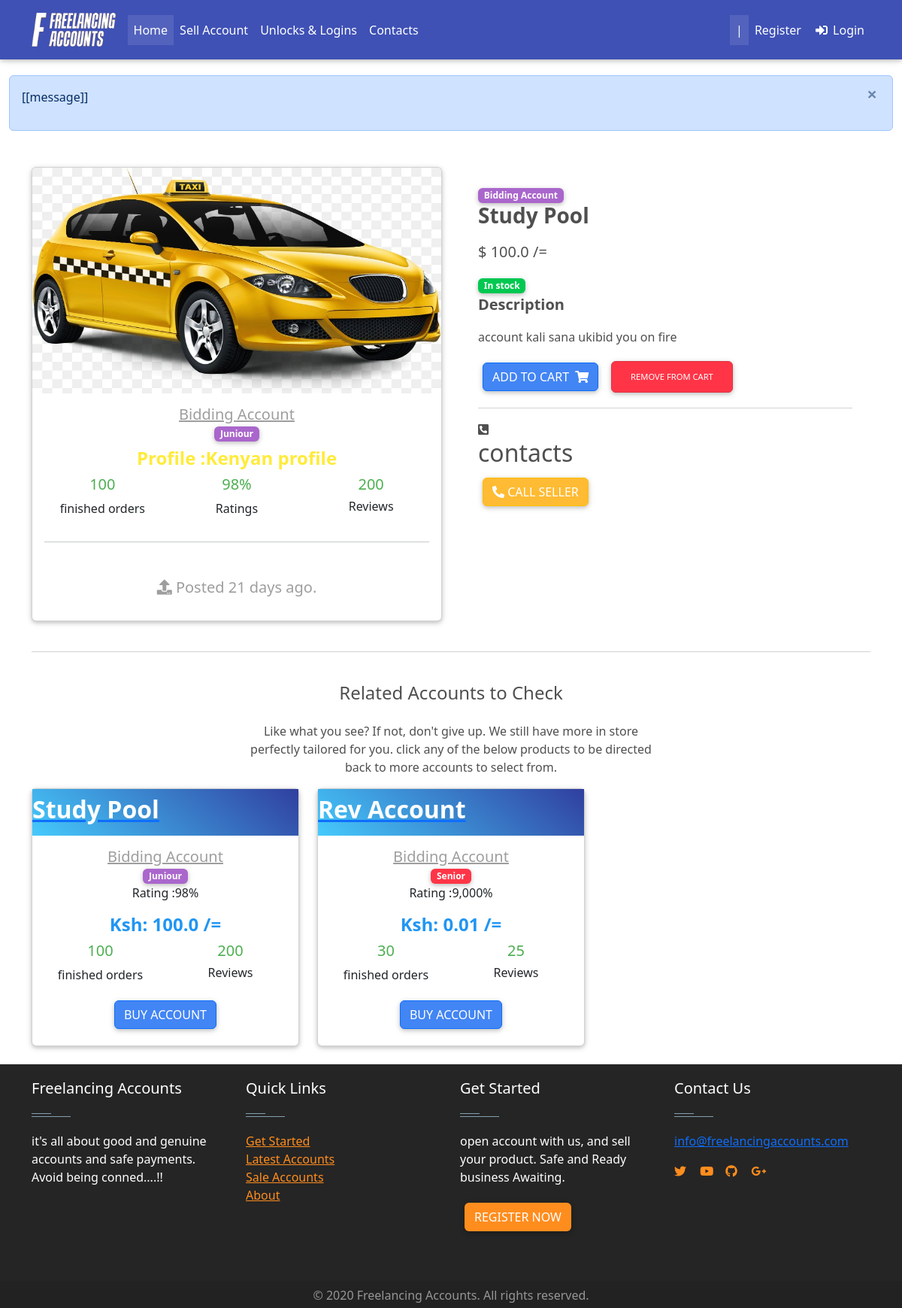
The app's page /product/study-pool/, older data.
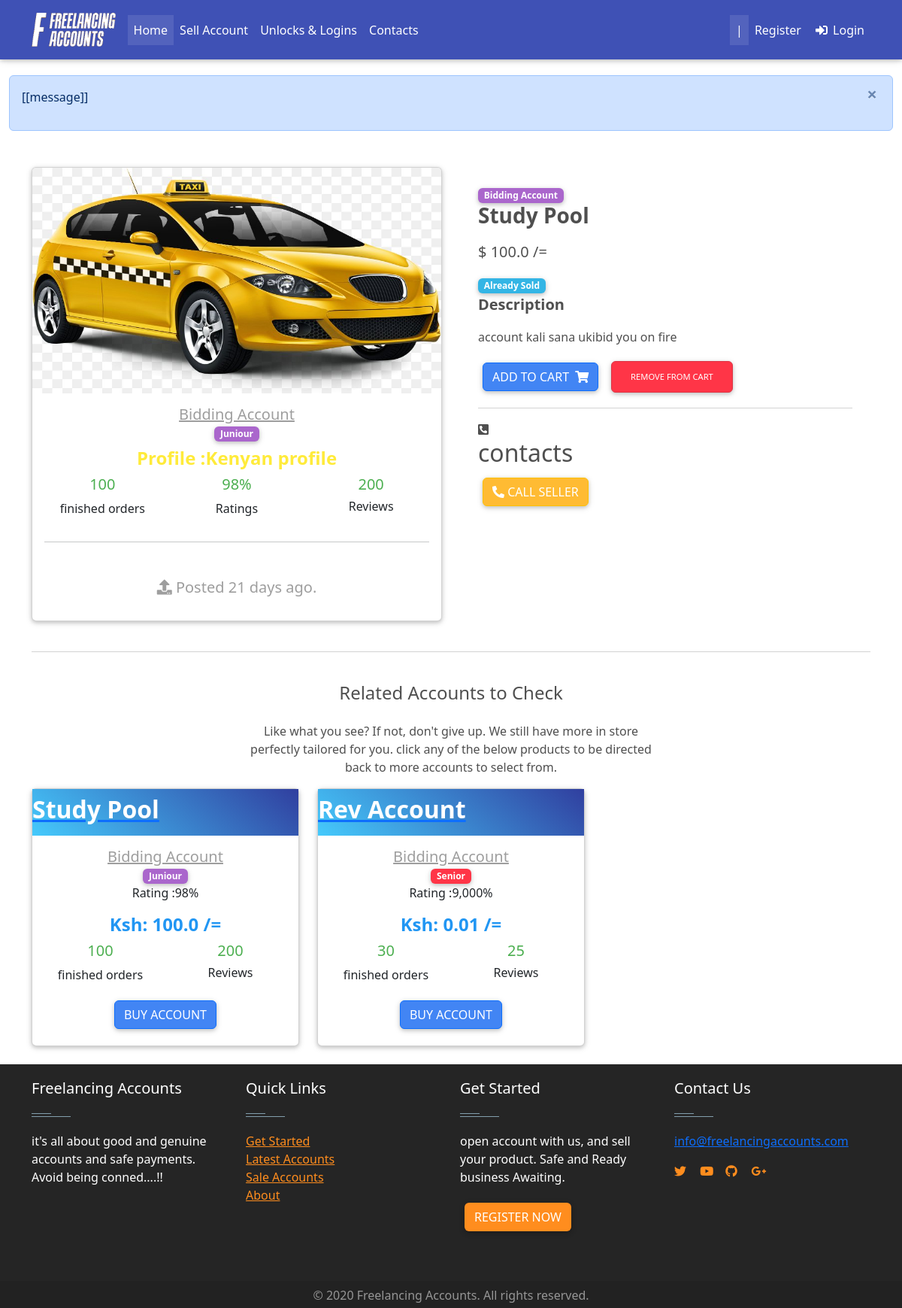
The same page, newer data.
### Home/views.py (the view)
# urls.py: path('product/<slug>/', views.Product.as_view(), name = "product" ),
class Product(generic.DetailView):
    model = Item
    template_name = "product-page.html"
    def get_context_data(self, **kwargs):
        context = super(Product, self).get_context_data(**kwargs)
        obj = self.get_object()
        r_item = Item.objects.filter(title = obj.title)[:3]
        nr_item = Item.objects.all()[:3]
        context["r_item"] = r_item
        context["nr_item"] = nr_item
        return context

### Home/models.py (called while the page is built)
    def get_absolute_url(self):
        return reverse("Home:product", kwargs ={
             'slug': self.slug
        })

    def get_add_to_cart_url(self):
        return reverse("Home:add_to_cart", kwargs ={
             'slug': self.slug
        })

    def get_remove_from_cart_url(self):
        return reverse("Home:remove_from_cart", kwargs ={
             'slug': self.slug
        })

    def get_days(self):
        d1 = timezone.now()
        d2 = self.created_at
        dya =  abs(d1-d2).days
        mytuple = (str(dya), "days")
        days = " ".join(mytuple)
        if dya > 0:
            return days
        else:
            seconds = abs(d1-d2).seconds
            houred = round(seconds / 3600)
            mytuple = (str(houred), "hours")
            hours = " ".join(mytuple)
            return hours

### Home/templatetags/login_tag.py (called while the page is built)
@register.inclusion_tag('logins/login_form.html')
def login_form_tag(current_page=None):
    return {'loginform': LoginForm(),
            'redirect_to': current_page}

### Home/templates/product-page.html (shortened to what the changed rows need)
<!DOCTYPE html>
<html lang="en">
{% extends "base.html"%}
{% load staticfiles %}
 {% block content %}
  <main class="">
    <div class="container dark-grey-text mt-5">
      <div class="row wow fadeIn">
        <div class="col-md-6 mb-4">
          <div class="p-4">
            <div class="mb-3">
              <a href="">
              </a>
              <h3> <strong> {{object.title}} </strong></h3>
            </div>
            <p class="lead">
              {% if object.discountprice %}
              <span class="mr-1">
                <del>$ {{ object.price }}/=</del>
              </span>
              <span>$ {{ object.get_discount_price }} /=</span>
              {% else %}
              <span>$ {{ object.price }} /=</span>
              {% endif %}
            </p>
            {% if object.sold %}
            <span class="badge info-color mr-1">Already Sold</span>
            {% else %}
            <span class="badge success-color mr-1">In stock</span>
            {% endif %}
            <p class="lead font-weight-bold">Description</p>
            <p>{{ object.description }}</p>
            <a  href = " {{ object.get_add_to_cart_url }}" class="btn btn-primary  " >Add to cart
              <i class="fas fa-shopping-cart ml-1"></i>
            </a>
              <a  href = " {{  object.get_remove_from_cart_url }}" class="btn btn-danger btn-md my-0 p" >Remove From cart
                </a>
              <hr class="mt-3">
              <i class="fas fa-phone-square-alt"></i> <h2 class=""> contacts</h2>
              {% if  request.user.is_authenticated %}
              <h5 class=" mr-auto ml-auto dark-grey-text">
                contact the owner: {{ object.contact }}
              </h5>
              {% else %}
              <a href="/accounts/signup/"> <button class="btn btn-warning"> <i class="fas fa-phone-alt"></i> Call Seller </button></a>
              {% endif %}
          </div>
        </div>
      </div>
      <div class="row wow fadeIn">
      {% if r_items.exist %}
        {% for rtem in r_item %}
        <div class=" col-lg-4 mb-4">
          <div class="card card-cascade ">
            <div class="view  text-white view-cascade gradient-card-header blue-gradient">
                <a href="{{ rtem.get_absolute_url }}"  class = "pink-hover lighten-2-hover">
                  <h2 class="card-header-title text-white mb-3 mt-2"><strong>{{ rtem.title }}</strong></h2>
                </a>
                    <span id="rateMe2"  class="empty-stars"></span>
                  <script src="{% static 'js/addons/rating.min.js'%}"></script>
              </div>
            <div class="card-body text-center">
              <a href="" class="grey-text">
                <h5 class="card-header-subtitle mb-0"> {{ rtem.get_category_display }}</h5>
                <span class="badge badge-pill  {{ rtem.get_label_display }}-color">{{rtem.Level}}</span>
              </a>
              <p> Rating :{{ rtem.rating}}% </p>
              <h4 class="font-weight-bold blue-text">
                  <strong>  Ksh:
                    {% if rtem.discountprice %}
                      {{ rtem.get_discount_price }}
                    {% else %}
                      {{ rtem.price}}
                    {% endif %}
                /= </strong>
                </h4>
              <div class = "row  wOW fadeIn">
                <div class = "col-6 col-lg-6 col-md-6 text-center mr-auto ml-auto ">
                  <h5 class = "green-text"> {{rtem.finished_orders}}</h5>
                  <p> finished orders<p>
                </div>
                    <div class = "col-6 col-md-6 text-center ">
                    <h5 class = "green-text"> {{rtem.Reviews }}</h5>
                      <h6> Reviews</h6>
                    </div>
              </div>
              <a href="{{ rtem.get_absolute_url }}" class="btn btn-primary"> Buy Account </a>
              </strong>
            </h5>
              <div>
            </div>
            </div>
          </div>
        </div>
        {% endfor %}
      {% else %}
        {% for nrtem in nr_item %}
        <div class=" col-lg-4 mb-4">
          <div class="card card-cascade ">
            <div class="view  text-white view-cascade gradient-card-header blue-gradient">
                <a href="{{ nrtem.get_absolute_url }}"  class = "pink-hover lighten-2-hover">
                  <h2 class="card-header-title text-white mb-3 mt-2"><strong>{{ nrtem.title }}</strong></h2>
                </a>
              </div>
          </div>
        </div>
        {% endfor %}
      {% endif %}
      </div>
    </div>
  </main>
  {% endblock %}

Row changes from the older to the newer data that the page shows:
changed Item "Study Pool": sold False → True (drawn)
Text that changed along with them:
text no longer shown: "In stock"
text now shown: "Already Sold"
